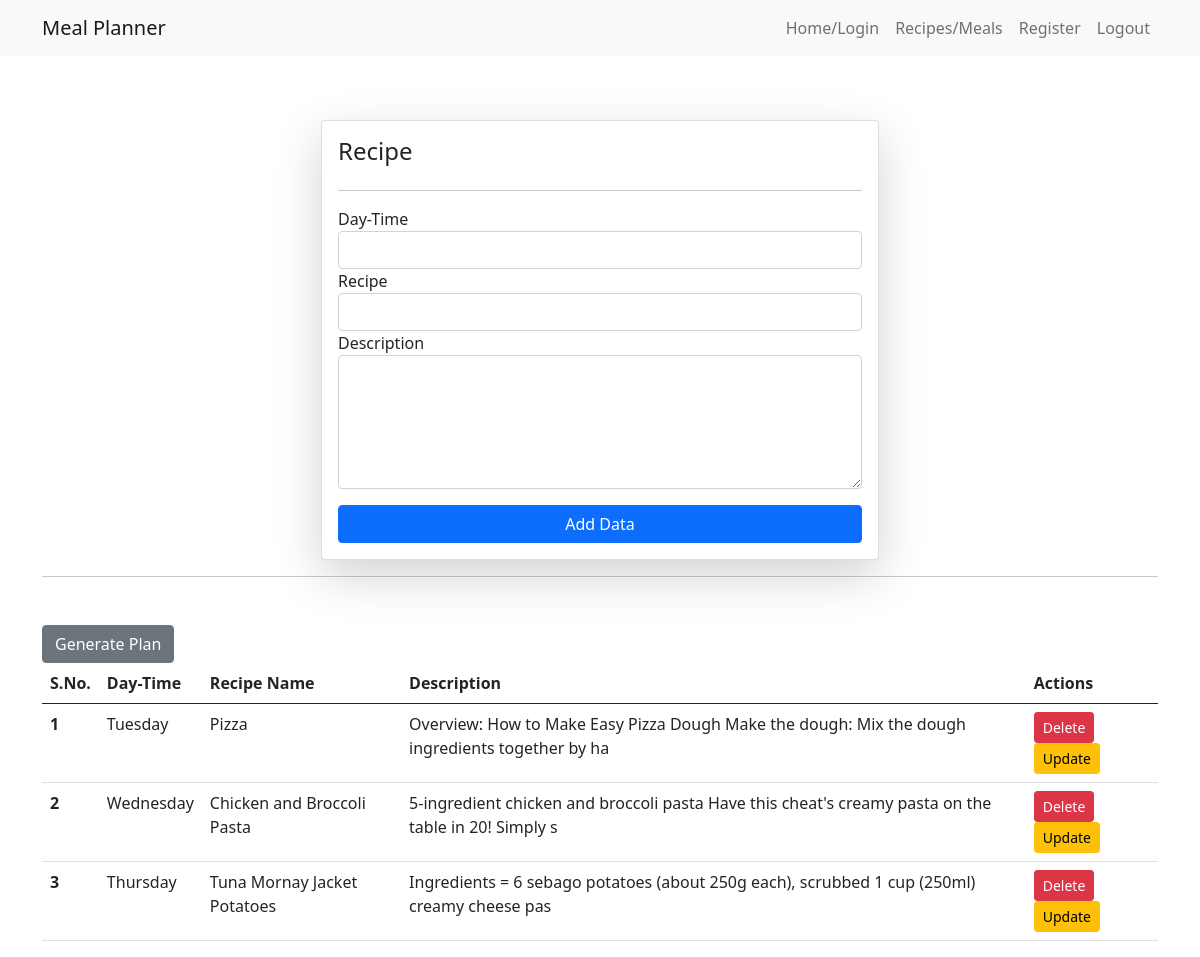
The page / (signed in) on the database as committed earlier.
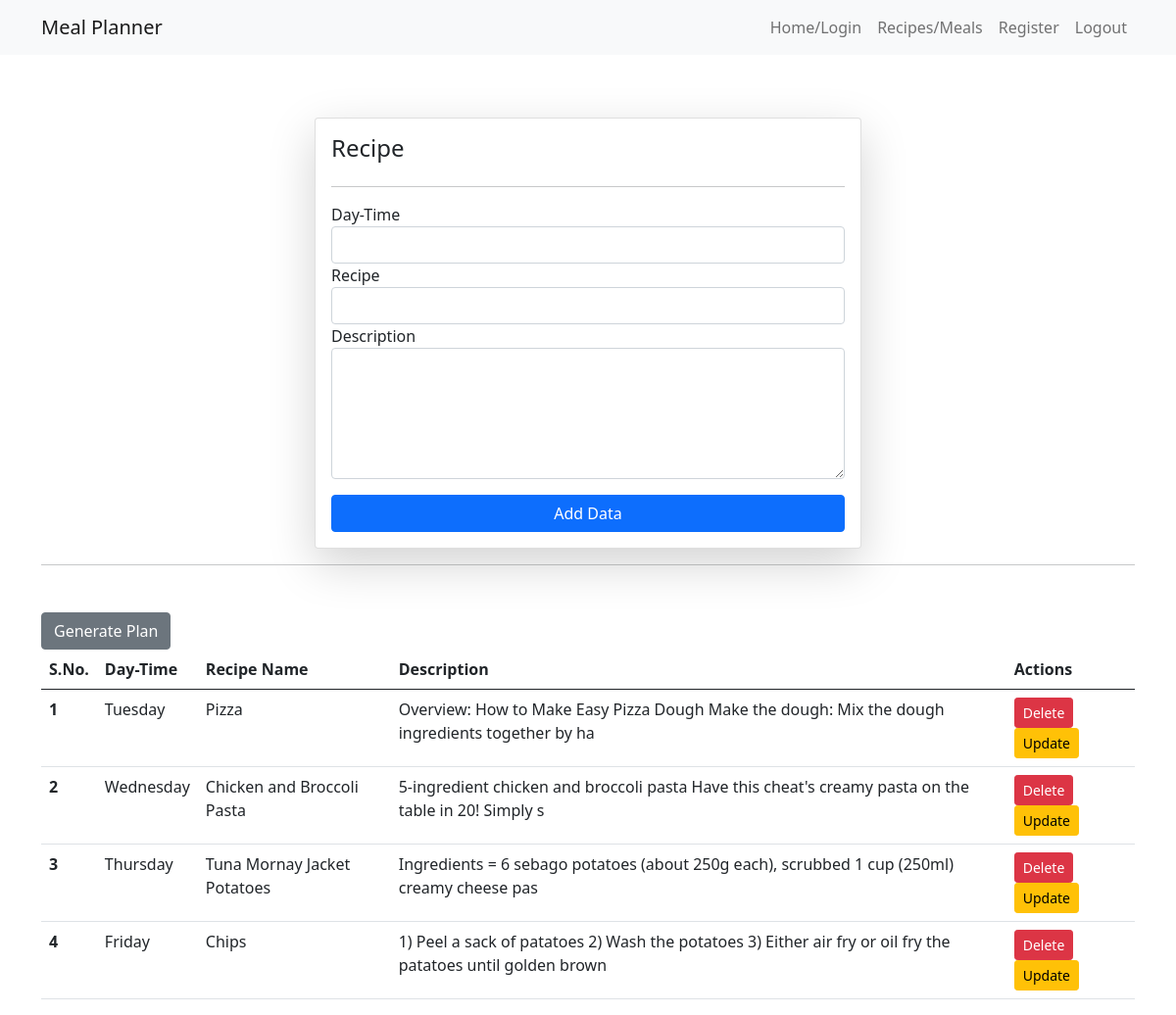
The same page on the database as committed later.
### home/models.py (models this page shows)
class Recipe(models.Model):
    user = models.ForeignKey(User, on_delete=models.SET_NULL, null=True, blank=True)
    day = models.CharField(max_length=100, default='something')
    name = models.CharField(max_length=100, default='something')
    description = models.CharField(max_length=100, default='something')
    created_at = models.DateTimeField(auto_now_add=True)
    updated_at = models.DateTimeField(auto_now=True)

### home/views.py (the view, shortened to what this page needs)
# urls.py: path('', views.recipes, name='recipes'),
@login_required(login_url='/login/')
def recipes(request):
    queryset = Recipe.objects.all()
    if request.GET.get('search'):
        queryset = queryset.filter(
            day__icontains=request.GET.get('search')
        )
    context = {'recipes': queryset}
    return render(request, 'recipe.html', context)

### home/templates/recipe.html (shortened to what this page needs)
{% extends "base.html" %}
{% block start %}
<link href="https://cdn.jsdelivr.net/npm/bootstrap@5.0.2/dist/css/bootstrap.min.css" rel="stylesheet"
>
<div class="container mt-3">
    <br><br>
    <form class="col-sm-12 col-md-6 mx-auto card p-3 shadow-lg" method="post" enctype="multipart/form-data">
        <h4>Recipe</h4>
        <hr>
        <div class="form-group">
            <label for="dayInput">Day-Time</label>
            <input type="text" id="dayInput" name="day" class="form-control" required>
        </div>
        <div class="form-group">
            <label for="recipeInput">Recipe</label>
            <input id="recipeInput" name="name" type="text" class="form-control" required>
        </div>
        <div class="form-group">
            <label for="descriptionInput">Description</label>
            <textarea id="descriptionInput" name="description" rows="5" cols="30" class="form-control"></textarea>
        </div>
        <button type="submit" class="btn btn-primary mt-3">Add Data</button>
    </form>
    <hr>
    <div class="class mt-5">
        <a href="{% url 'pdf' %}" class="btn btn-secondary">Generate Plan</a>
        <table class="table mt-6">
            <thead>
                <tr>
                    <th scope="col">S.No.</th>
                    <th scope="col">Day-Time</th>
                    <th scope="col">Recipe Name</th>
                    <th scope="col">Description</th>
                    <th scope="col">Actions</th>
                </tr>
            </thead>
            <tbody>
                {% for recipe in recipes %}
                <tr>
                    <th scope="row">{{ forloop.counter }}</th>
                    <td>{{ recipe.day }}</td>
                    <td>{{ recipe.name }}</td>
                    <td>{{ recipe.description }}</td>
                    <td>
                        <a href="/delete_recipe/{{ recipe.id }}" class="btn btn-danger btn-sm">Delete</a>
                        <a href="/update_recipe/{{ recipe.id }}" class="btn btn-warning btn-sm">Update</a>
                    </td>
                </tr>
                {% endfor %}
            </tbody>
        </table>
    </div>
</div>
{% endblock %}

### home/templates/base.html (shortened to what this page needs)
{% load static %}
<!DOCTYPE html>
<html lang="en">
<head>
	<link href="https://cdn.jsdelivr.net/npm/bootstrap@5.0.2/dist/css/bootstrap.min.css" rel="stylesheet"
>
	<link rel="stylesheet" href="https://cdnjs.cloudflare.com/ajax/libs/font-awesome/6.4.0/css/all.min.css">
	<link rel="stylesheet" href="{%static 'css/style.css' %}">
</head>
<body>
	<nav class="navbar navbar-expand-lg navbar-light bg-light">
		<div class="container">
			<a class="navbar-brand" href="{% url 'login' %}">Meal Planner</a>
			<div class="collapse navbar-collapse" id="navbarNav">
				<ul class="navbar-nav ms-auto">
					<li class="nav-item">
						<a class="nav-link" href="{% url 'login' %}">Home/Login</a>
					</li>
					<li class="nav-item">
						<a class="nav-link" href="{% url 'recipes' %}">Recipes/Meals</a>
					</li>
					<li>
						<a class="nav-link" href="{% url 'register' %}">Register</a>
					</li>
					<li>
						<a class="nav-link" href="{% url 'logout' %}">Logout</a>
					</li>
				</ul>
			</div>
		</div>
	</nav>
	{% block start %}
	{% endblock %}
</body>
</html>

Rows that differ between the two databases and show on the page:
added Recipe: day "Friday", name "Chips", description "1) Peel a sack of patatoes 2) Wash the potatoes 3) Either air fry or oil fry the patatoes until golden brown"
